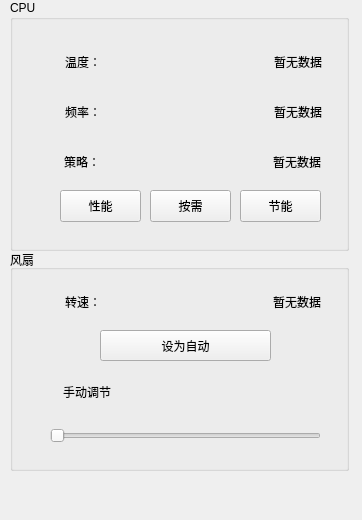
<?xml version="1.0" encoding="UTF-8"?>
<ui version="4.0">
 <class>MainWindow</class>
 <widget class="QMainWindow" name="MainWindow">
  <property name="geometry">
   <rect>
    <x>0</x>
    <y>0</y>
    <width>362</width>
    <height>520</height>
   </rect>
  </property>
  <property name="minimumSize">
   <size>
    <width>362</width>
    <height>520</height>
   </size>
  </property>
  <property name="maximumSize">
   <size>
    <width>362</width>
    <height>520</height>
   </size>
  </property>
  <property name="windowTitle">
   <string>Cputroller</string>
  </property>
  <property name="autoFillBackground">
   <bool>false</bool>
  </property>
  <property name="styleSheet">
   <string notr="true"/>
  </property>
  <widget class="QWidget" name="centralWidget">
   <widget class="QGroupBox" name="groupBox_2">
    <property name="geometry">
     <rect>
      <x>10</x>
      <y>250</y>
      <width>339</width>
      <height>221</height>
     </rect>
    </property>
    <property name="title">
     <string>风扇</string>
    </property>
    <widget class="QLabel" name="label_9">
     <property name="geometry">
      <rect>
       <x>30</x>
       <y>40</y>
       <width>61</width>
       <height>23</height>
      </rect>
     </property>
     <property name="accessibleName">
      <string>itemname</string>
     </property>
     <property name="text">
      <string>转速：</string>
     </property>
     <property name="alignment">
      <set>Qt::AlignRight|Qt::AlignTrailing|Qt::AlignVCenter</set>
     </property>
    </widget>
    <widget class="QLabel" name="lblFanSpeed">
     <property name="geometry">
      <rect>
       <x>190</x>
       <y>40</y>
       <width>121</width>
       <height>23</height>
      </rect>
     </property>
     <property name="text">
      <string>暂无数据</string>
     </property>
     <property name="alignment">
      <set>Qt::AlignRight|Qt::AlignTrailing|Qt::AlignVCenter</set>
     </property>
    </widget>
    <widget class="QPushButton" name="btnFanSpeedAuto">
     <property name="geometry">
      <rect>
       <x>90</x>
       <y>80</y>
       <width>171</width>
       <height>31</height>
      </rect>
     </property>
     <property name="cursor">
      <cursorShape>PointingHandCursor</cursorShape>
     </property>
     <property name="text">
      <string>设为自动</string>
     </property>
    </widget>
    <widget class="QSlider" name="sdrFanSpeed">
     <property name="geometry">
      <rect>
       <x>40</x>
       <y>170</y>
       <width>271</width>
       <height>31</height>
      </rect>
     </property>
     <property name="cursor">
      <cursorShape>PointingHandCursor</cursorShape>
     </property>
     <property name="minimum">
      <number>85</number>
     </property>
     <property name="maximum">
      <number>255</number>
     </property>
     <property name="pageStep">
      <number>0</number>
     </property>
     <property name="orientation">
      <enum>Qt::Horizontal</enum>
     </property>
    </widget>
    <widget class="QLabel" name="label_10">
     <property name="geometry">
      <rect>
       <x>40</x>
       <y>130</y>
       <width>61</width>
       <height>23</height>
      </rect>
     </property>
     <property name="accessibleName">
      <string>itemname</string>
     </property>
     <property name="text">
      <string>手动调节</string>
     </property>
     <property name="alignment">
      <set>Qt::AlignRight|Qt::AlignTrailing|Qt::AlignVCenter</set>
     </property>
    </widget>
   </widget>
   <widget class="QGroupBox" name="groupBox">
    <property name="geometry">
     <rect>
      <x>10</x>
      <y>0</y>
      <width>339</width>
      <height>251</height>
     </rect>
    </property>
    <property name="font">
     <font>
      <strikeout>false</strikeout>
     </font>
    </property>
    <property name="mouseTracking">
     <bool>false</bool>
    </property>
    <property name="tabletTracking">
     <bool>false</bool>
    </property>
    <property name="acceptDrops">
     <bool>false</bool>
    </property>
    <property name="autoFillBackground">
     <bool>false</bool>
    </property>
    <property name="title">
     <string>CPU</string>
    </property>
    <property name="flat">
     <bool>false</bool>
    </property>
    <property name="checkable">
     <bool>false</bool>
    </property>
    <widget class="QLabel" name="label_2">
     <property name="geometry">
      <rect>
       <x>30</x>
       <y>50</y>
       <width>61</width>
       <height>23</height>
      </rect>
     </property>
     <property name="accessibleName">
      <string>itemname</string>
     </property>
     <property name="text">
      <string>温度：</string>
     </property>
     <property name="alignment">
      <set>Qt::AlignRight|Qt::AlignTrailing|Qt::AlignVCenter</set>
     </property>
    </widget>
    <widget class="QLabel" name="label_3">
     <property name="geometry">
      <rect>
       <x>30</x>
       <y>100</y>
       <width>61</width>
       <height>23</height>
      </rect>
     </property>
     <property name="accessibleName">
      <string>itemname</string>
     </property>
     <property name="text">
      <string>频率：</string>
     </property>
     <property name="alignment">
      <set>Qt::AlignRight|Qt::AlignTrailing|Qt::AlignVCenter</set>
     </property>
    </widget>
    <widget class="QLabel" name="lblCpuTemperature">
     <property name="geometry">
      <rect>
       <x>101</x>
       <y>50</y>
       <width>211</width>
       <height>23</height>
      </rect>
     </property>
     <property name="text">
      <string>暂无数据</string>
     </property>
     <property name="alignment">
      <set>Qt::AlignRight|Qt::AlignTrailing|Qt::AlignVCenter</set>
     </property>
    </widget>
    <widget class="QLabel" name="lblCpuFrequency">
     <property name="geometry">
      <rect>
       <x>101</x>
       <y>100</y>
       <width>211</width>
       <height>23</height>
      </rect>
     </property>
     <property name="text">
      <string>暂无数据</string>
     </property>
     <property name="alignment">
      <set>Qt::AlignRight|Qt::AlignTrailing|Qt::AlignVCenter</set>
     </property>
    </widget>
    <widget class="QLabel" name="lblCpuStrategy">
     <property name="geometry">
      <rect>
       <x>100</x>
       <y>150</y>
       <width>211</width>
       <height>23</height>
      </rect>
     </property>
     <property name="text">
      <string>暂无数据</string>
     </property>
     <property name="alignment">
      <set>Qt::AlignRight|Qt::AlignTrailing|Qt::AlignVCenter</set>
     </property>
    </widget>
    <widget class="QLabel" name="label_7">
     <property name="geometry">
      <rect>
       <x>19</x>
       <y>150</y>
       <width>71</width>
       <height>23</height>
      </rect>
     </property>
     <property name="accessibleName">
      <string>itemname</string>
     </property>
     <property name="text">
      <string>策略：</string>
     </property>
     <property name="alignment">
      <set>Qt::AlignRight|Qt::AlignTrailing|Qt::AlignVCenter</set>
     </property>
    </widget>
    <widget class="QPushButton" name="btnStrategyPerformance">
     <property name="geometry">
      <rect>
       <x>50</x>
       <y>190</y>
       <width>81</width>
       <height>32</height>
      </rect>
     </property>
     <property name="cursor">
      <cursorShape>PointingHandCursor</cursorShape>
     </property>
     <property name="text">
      <string>性能</string>
     </property>
    </widget>
    <widget class="QPushButton" name="btnStrategyOndemand">
     <property name="geometry">
      <rect>
       <x>140</x>
       <y>190</y>
       <width>81</width>
       <height>32</height>
      </rect>
     </property>
     <property name="cursor">
      <cursorShape>PointingHandCursor</cursorShape>
     </property>
     <property name="text">
      <string>按需</string>
     </property>
    </widget>
    <widget class="QPushButton" name="btnStrategyPowersave">
     <property name="geometry">
      <rect>
       <x>230</x>
       <y>190</y>
       <width>81</width>
       <height>32</height>
      </rect>
     </property>
     <property name="cursor">
      <cursorShape>PointingHandCursor</cursorShape>
     </property>
     <property name="text">
      <string>节能</string>
     </property>
    </widget>
   </widget>
  </widget>
 </widget>
 <layoutdefault spacing="6" margin="11"/>
 <resources/>
 <connections/>
</ui>
